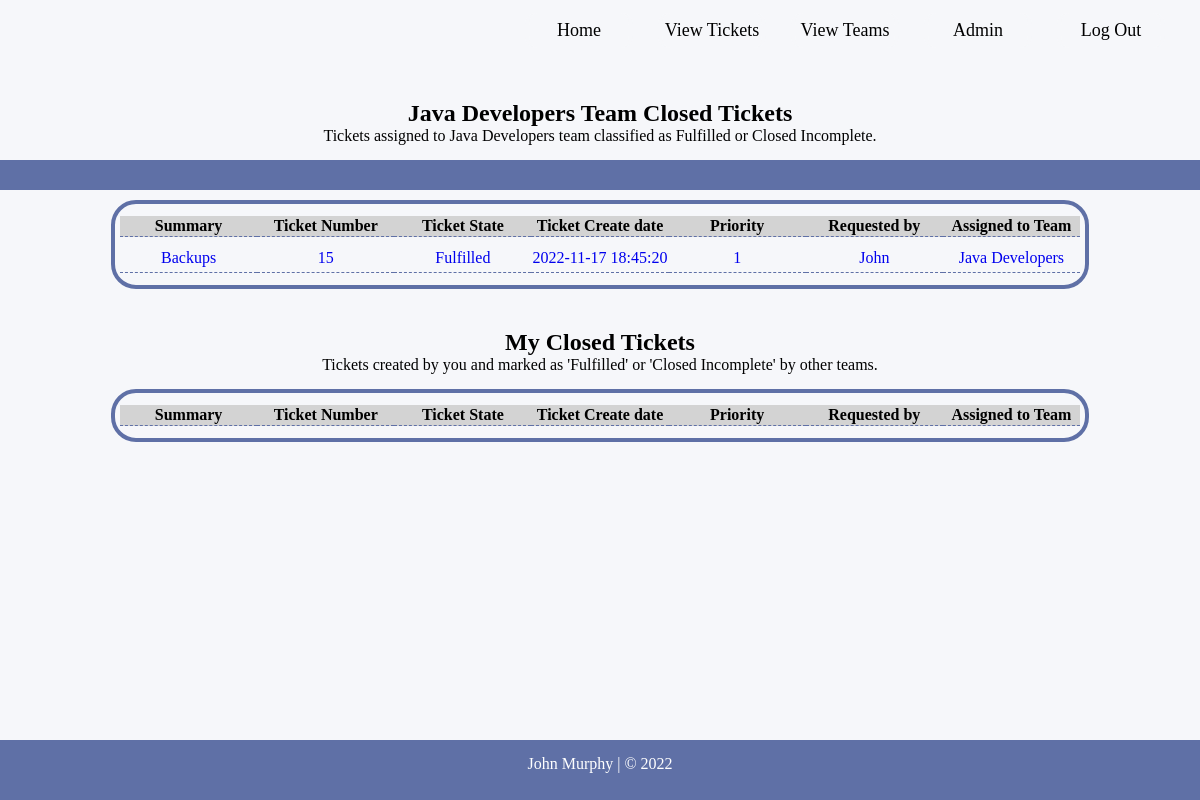
Screenshot of /closedtickets (signed in) with the database file from the repository.
### TicketDB.py (models this page shows, shortened)
class Team(db.Model):
    __tablename__ = "teamtable"
    team_id = db.Column(db.Integer, primary_key=True, unique=True, autoincrement=True)
    team_name = db.Column(db.String(50), unique=True)
    team_category = db.Column(db.String(50))

class Ticket(db.Model):
    __tablename__ = "tickettable"
    ticket_id = db.Column(db.Integer, primary_key=True, unique=True, autoincrement=True)
    user_id = db.Column(db.Integer, db.ForeignKey(User.user_id))
    ticket_user = db.relationship("User", backref='Ticket')
    ticket_created = db.Column(db.String(50), default=func.now())
    description = db.Column(db.String(300))
    state = db.Column(db.String(30), default="Open")
    team_id = db.Column(db.Integer, db.ForeignKey(Team.team_id))
    ticket_team = db.relationship("Team", backref='Ticket')
    contact_num = db.Column(db.String(20))
    priority = db.Column(db.Integer)
    summary = db.Column(db.String(80))
    environment = db.Column(db.String(50))
    ticket_sp_instruction = db.Column(db.String(200))

class User(db.Model):
    __tablename__ = "usertable"
    user_id = db.Column(db.Integer, primary_key=True, unique=True, autoincrement=True)
    username = db.Column(db.String(50))
    name = db.Column(db.String(50))
    email = db.Column(db.String(50), unique=True)
    jobTitle = db.Column(db.String(60))
    password = db.Column(db.String(12))
    dateCreated = db.Column(db.DATETIME, default=func.now())
    tasksComplete = db.Column(db.Integer)
    team_id = db.Column(db.Integer, db.ForeignKey(Team.team_id))
    team_user = db.relationship("Team", backref='User')

### main.py (the view)
@app.route('/closedtickets')
def closedTickets():
    tickets = Ticket.query.all()
    user = session["user"]
    loggedteam = User.query.with_entities(User.team_id).filter(User.user_id == user).all()
    loggedteam = str(loggedteam)
    loggedteam = loggedteam.strip("[ ] , ( )")
    team_name = Team.query.with_entities(Team.team_name).filter(Team.team_id == loggedteam).all()
    team_name = str(team_name)
    team_name = team_name.strip("[ ] , ( ), '")
    closedTickets = Ticket.query.with_entities(Ticket.ticket_id, Ticket.user_id,  User.name, Ticket.
                    ticket_created, Ticket.description, Ticket.state, Ticket.team_id, Team.team_name, User.
                    email, Ticket.priority, Ticket.summary, Ticket.environment, Ticket.ticket_sp_instruction)\
                    .join(Team, Ticket.team_id == Team.team_id).join(User, Ticket.
                    user_id == User.user_id).filter(and_(or_(Ticket.state == 'Fulfilled', Ticket.state ==
                    'Closed Incomplete'), Ticket.team_id == loggedteam)).all()
    myClosedTickets = Ticket.query.with_entities(Ticket.ticket_id, Ticket.user_id,  User.name, Ticket.
                    ticket_created, Ticket.description, Ticket.state, Ticket.team_id, Team.team_name, User.
                    email, Ticket.priority, Ticket.summary, Ticket.environment, Ticket.ticket_sp_instruction)\
                    .join(Team, Ticket.team_id == Team.team_id).join(User, Ticket.
                    user_id == User.user_id).filter(and_(or_(Ticket.state == 'Fulfilled', Ticket.state ==
                    'Closed Incomplete'), Ticket.user_id == user, Ticket.team_id != loggedteam)).all()
    return render_template('closedTicket.html', closedTickets=closedTickets, myClosedTickets=myClosedTickets, team_name=team_name)

### templates/closedTicket.html (shortened to what this page needs)
<!DOCTYPE html>
<html lang="en">
<head>
	<link rel="stylesheet" href="{{ url_for('static', filename='css/ttStyle.css') }}">
</head>
<body>
<div id="wrapper">
	<header id="head-home">
		<ul class="nav-links">
			<a href="/">
				<li id="header-links" class="link-buttons">Home</li>
			</a>
			<a href="/opentickets">
				<li id="header-links" class="link-buttons">View Tickets</li>
			</a>
			<a href="/teams">
				<li id="header-links" class="link-buttons">View Teams</li>
			</a>
			<a href="/admin_data">
				<li id="header-links" class="link-buttons">Admin</li>
			</a>
			<a href="/logout">
			<li id="header-links"class="link-buttons">Log Out</li>
			</a>
		</ul>
	</header>
	<div id="tickets_text_top">
		<h2>{{ team_name }} Team Closed Tickets</h2>
		<p>Tickets assigned to {{ team_name }} team classified as Fulfilled or Closed Incomplete.</p>
	</div>
	<div id="opentickets_holder">
		<div class="ticket_title">
		</div>
		<div id="opentick_table" style="overflow-x: auto;">
        	<table id="tickettable">
				<tr id="tableheader">
					<th id="tdlarge">Summary</th>
					<th>Ticket Number</th>
					<th>Ticket State</th>
					<th>Ticket Create date</th>
					<th>Priority</th>
					<th>Requested by</th>
					<th>Assigned to Team</th>
				</tr>
			</table>
			  {% for closedTicket in closedTickets %}
			 <a href="/ticket/{{ closedTicket.ticket_id }}">
			<table id="tickettable">
				<tr>
					<td id="tdlarge">{{ closedTicket.summary }}</td>
					<td>{{ closedTicket.ticket_id }}</td>
					<td>{{ closedTicket.state }}</td>
					<td> {{ closedTicket.ticket_created }}</td>
					<td> {{ closedTicket.priority }}</td>
					<td>{{ closedTicket.name }}</td>
					<td>{{ closedTicket.team_name }}</td>
				</tr>
			</table>
			</a>
			{% endfor %}
		</div>
			<div id="tickets_text_top">
		<h2>My Closed Tickets</h2>
		<p>Tickets created by you and marked as 'Fulfilled' or 'Closed Incomplete' by other teams.</p>
	</div>
			<div id="opentick_table" style="overflow-x: auto;">
        	<table id="tickettable">
				<tr id="tableheader">
					<th id="tdlarge">Summary</th>
					<th>Ticket Number</th>
					<th>Ticket State</th>
					<th>Ticket Create date</th>
					<th>Priority</th>
					<th>Requested by</th>
					<th>Assigned to Team</th>
				</tr>
			</table>
		</div>
</div>
</div>
<footer>
	<p>John Murphy | &copy; 2022</p>
</footer>
</body>
</html>

### static/css/ttStyle.css (style rules this page uses)
* { margin:0; }
html, body { height: 100%; }
#wrapper { float:left; width: 100%; min-height: 100vh; padding-bottom: 60px; background:#f6f7fa; box-sizing: border-box; }
#head-home { float: left; width:100%; height:80px; padding-bottom: 20px; box-sizing: border-box; }
ul.nav-links { float: right; height: 60px; margin-top: 12.5px; margin-right: 10px; }
li.link-buttons { float:left; line-height: 35px; width:100px; margin-right: 25px; list-style-type: none; text-align: center; font-size: 18px; border-radius:12px; border-right-width: 4px; border-left-width: 4px; border-right-style: solid; border-left-style: solid; color: #f6f7fa; border-color: #f6f7fa; font-family: PTSans; }
li#header-links { color: #000; }
footer { float: left; width:100%; height:60px; font-family: PTSans; background: #5f70a6; text-align: center; color: #fff; margin-top: -60px; padding-top: 15px; box-sizing: border-box; }
#tableheader { text-align: center; background: lightgrey; }
td { text-overflow: ellipsis; white-space: nowrap; overflow: hidden; }
#opentickets_holder { float: left; width: 100%; text-align: center; box-sizing: border-box; }
.ticket_title { float: left; width: 100%; text-align: center; padding: 15px; margin-bottom: 10px; background-color:#5f70a6; color: #cccccc; box-sizing: border-box; }
#opentick_table { width : 80%; height: auto; margin: 20px auto; border-collapse: collapse; border: 4px solid #5f70a6; border-radius: 25px; padding: 5px; }
.ticket_title { float: left; width: 100%; }
#tickettable { width: 100%; border-bottom: 1px dashed #5f70a6; margin-bottom: 7px; margin-top: 7px; border-collapse: collapse; text-align: center; table-layout: fixed; }
#opentick_table a { text-decoration: none; }
#tickettable td { width: 14.285%; padding-top: 5px; padding-bottom: 5px; overflow: hidden; }
#tickets_text_top { float: left; width: 100%; text-align: center; padding-top: 5px; margin-top: 15px; margin-bottom: 15px; box-sizing: border-box; }

### rows the page displays
Team: team_name "Java Developers"
Ticket: summary "Backups", ticket_id "15", state "Fulfilled", ticket_created "2022-11-17 18:45:20", priority "1", name "John", team_name "Java Developers"
